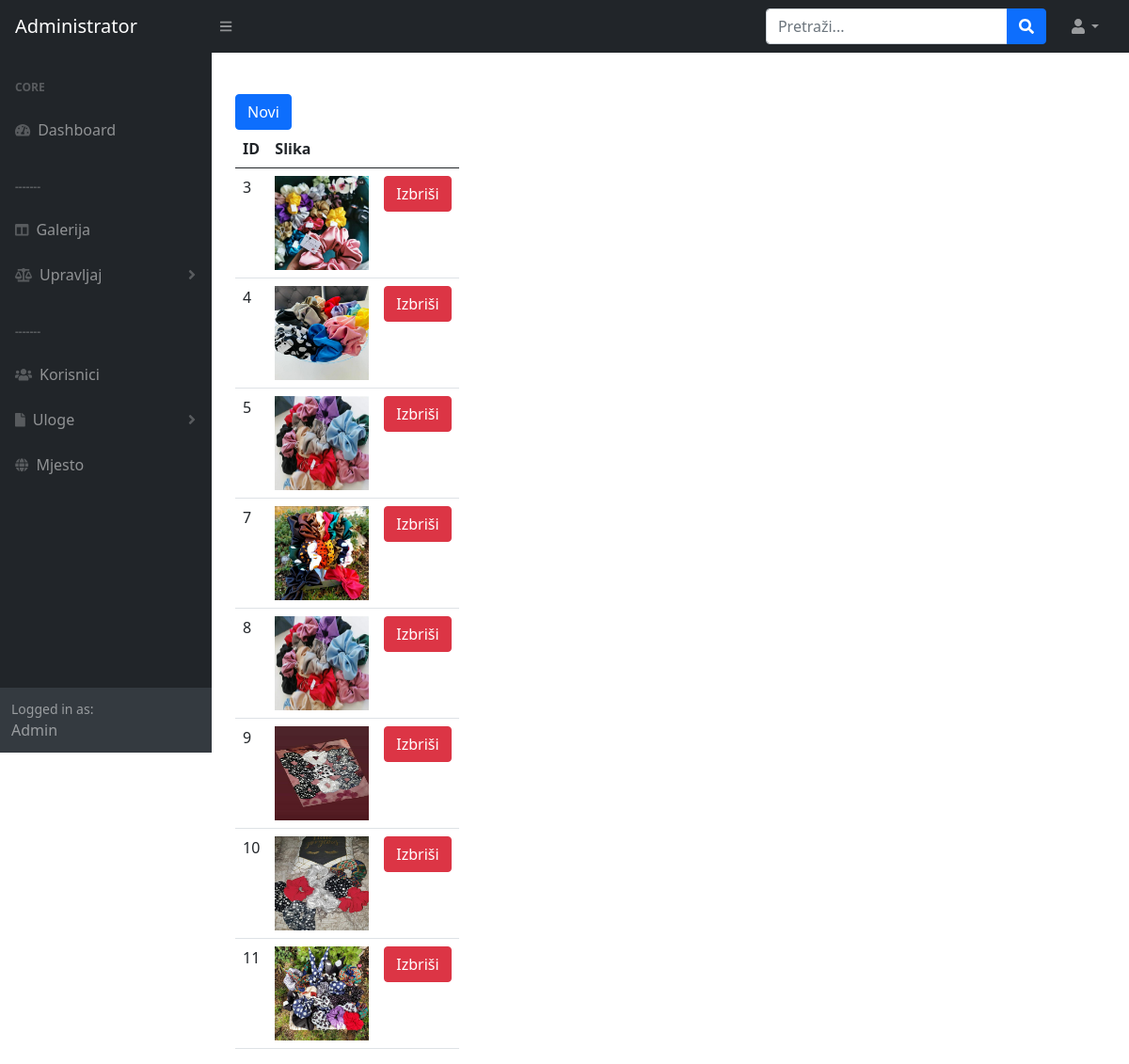
The app's page /admin/galerija.php with its own data.
### tables this page shows
CREATE TABLE `galerija` (
  `id` int(11) NOT NULL,
  `slika` text NOT NULL
);

### admin/galerija.php (the view, shortened to what this page needs)
<?php
    include_once 'includes/head.inc.php';
    include_once 'includes/nav.inc.php';
    include_once 'includes/sidenav.inc.php';
    require_once 'includes/dbh.inc.php';
?>
<div class="korisnik">
<button type="button" id="btnNovi" class="btn btn-primary" data-bs-toggle="modal" data-bs-target="#novaSlika">Novi</button>
<table class="table">
  <thead>
    <tr>
      <th scope="col">ID</th>
      <th scope="col">Slika</th>
      <th scope="col"></th>
    </tr>
  </thead>
  <tbody>
    <?php
    $sql = "SELECT * FROM galerija;";
    $result = mysqli_query($conn, $sql);
    $resultCheck = mysqli_num_rows($result);
    if($resultCheck > 0){
        while($row = mysqli_fetch_assoc($result)){
            echo "<tr><td>". $row["id"]
                .'</td><td><img width="100px" height="100px" src="uploads/galerija/'. $row['slika'] .'">'
                .'</td><td><button class="btn btn-danger"><a href="includes/delete.inc.php?deleteGalerija='.$row["id"].'">Izbriši</a></button></td></tr>' ;
        }
        echo "</tbody></table>";
    }
    else {
        echo "</tbody></table>";
        echo "Nema rezultata..";
    }
    ?>
</div>
 <?php
include_once 'includes/footer.inc.php';
?>

### admin/includes/head.inc.php (shortened to what this page needs)
<!DOCTYPE html>
<html lang="en">
    <head>
        <link href="https://cdn.jsdelivr.net/npm/simple-datatables@latest/dist/style.css" rel="stylesheet" />
        <link href="css/style.css" rel="stylesheet" />
    </head>
    <body class="sb-nav-fixed">

### admin/includes/nav.inc.php (shortened to what this page needs)
<nav class="sb-topnav navbar navbar-expand navbar-dark bg-dark">
            <a class="navbar-brand ps-3" href="index.php">Administrator</a>
            <button class="btn btn-link btn-sm order-1 order-lg-0 me-4 me-lg-0" id="sidebarToggle" href="#!"><i class="fas fa-bars"></i></button>
            <form class="d-none d-md-inline-block form-inline ms-auto me-0 me-md-3 my-2 my-md-0" action="search.php" method="post">
                <div class="input-group">
                    <input class="form-control" name ="search" type="text" placeholder="Pretraži..." />
                    <button class="btn btn-primary" id="btnNavbarSearch" name="submit" type="submit"><i class="fas fa-search"></i></button>
                </div>
            </form>
            <ul class="navbar-nav ms-auto ms-md-0 me-3 me-lg-4">
                <li class="nav-item dropdown">
                    <a class="nav-link dropdown-toggle" id="navbarDropdown" href="#" role="button" data-bs-toggle="dropdown" aria-expanded="false"><i class="fas fa-user fa-fw"></i></a>
                </li>
            </ul>
        </nav>

### admin/includes/sidenav.inc.php (shortened to what this page needs)
<div id="layoutSidenav">
            <div id="layoutSidenav_nav">
                <nav class="sb-sidenav accordion sb-sidenav-dark" id="sidenavAccordion">
                    <div class="sb-sidenav-menu">
                        <div class="nav">
                            <div class="sb-sidenav-menu-heading">Core</div>
                            <a class="nav-link" href="index.php">
                                <div class="sb-nav-link-icon"><i class="fas fa-tachometer-alt"></i></div>
                                Dashboard
                            </a>
                            <div class="sb-sidenav-menu-heading">-------</div>
                            <a class="nav-link" href="galerija.php">
                                <div class="sb-nav-link-icon"><i class="fas fa-columns"></i></div>
                                Galerija
                            </a>
                            <a class="nav-link collapsed" href="#" data-bs-toggle="collapse" data-bs-target="#collapsePages" aria-expanded="false" aria-controls="collapsePages">
                                <div class="sb-nav-link-icon"><i class="fas fa-balance-scale"></i></div>
                                Upravljaj
                                <div class="sb-sidenav-collapse-arrow"><i class="fas fa-angle-down"></i></div>
                            </a>
                            <div class="sb-sidenav-menu-heading">-------</div>
                            <a class="nav-link" href="korisnici.php">
                                <div class="sb-nav-link-icon"><i class="fas fa-users"></i></div>
                                Korisnici
                            </a>
                            <a class="nav-link collapsed" href="#" data-bs-toggle="collapse" data-bs-target="#pagesCollapseUloge" aria-expanded="false" aria-controls="pagesCollapseError">
                            <div class="sb-nav-link-icon"><i class="fas fa-file"></i></div>Uloge
                                        <div class="sb-sidenav-collapse-arrow"><i class="fas fa-angle-down"></i></div>
                                    </a>
                            <a class="nav-link" href="mjesto.php">
                                <div class="sb-nav-link-icon"><i class="fas fa-globe"></i></div>
                                Mjesto
                            </a>
                        </div>
                    </div>
                    <div class="sb-sidenav-footer">
                        <div class="small">Logged in as:</div>
                        Admin
                    </div>
                </nav>
            </div>

### admin/includes/footer.inc.php (shortened to what this page needs)
    </body>
</html>

### records on screen
galerija: id "3", slika (picture)
galerija: id "4", slika (picture)
galerija: id "5", slika (picture)
galerija: id "7", slika (picture)
galerija: id "8", slika (picture)
galerija: id "9", slika (picture)
galerija: id "10", slika (picture)
galerija: id "11", slika (picture)
